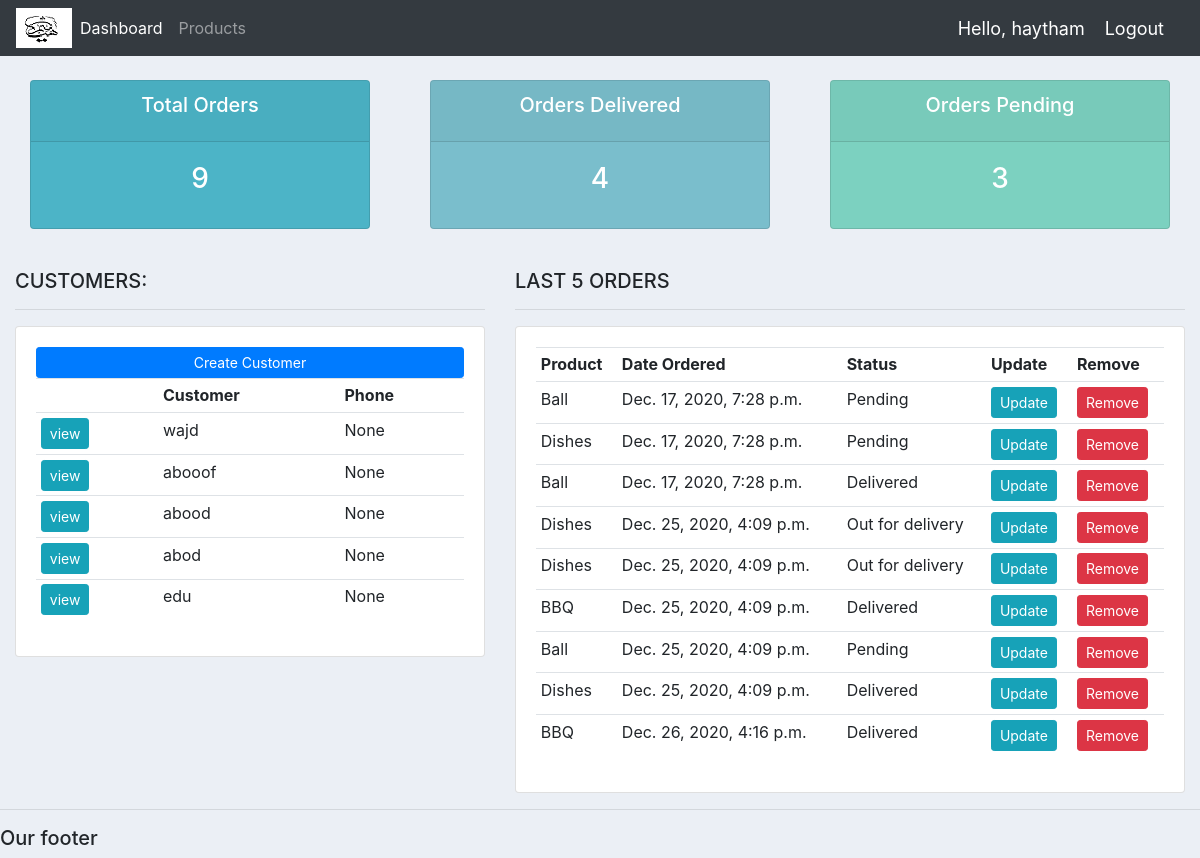
The app's page / (signed in) with its own data.
### accounts/models.py (models this page shows, shortened)
class Customer(models.Model):
    user = models.OneToOneField(User, blank=True, null=True, on_delete=models.CASCADE)
    name = models.CharField(max_length=50, null=True)
    phone = models.IntegerField(max_length=50, blank=True, null=True)
    email = models.EmailField(null=True)
    profile_pic = models.ImageField(null=True, default="default.jpg", blank=True)
    date_created = models.DateTimeField(auto_now_add=True, null=True)

class Order(models.Model):
    STATUS = (
        ('Pending', 'Pending'),
        ('Out for delivery', 'Out for delivery'),
        ('Delivered', 'Delivered'),
    )
    customer = models.ForeignKey(Customer, null=True, on_delete=models.SET_NULL)
    product = models.ForeignKey(Product, null=True, on_delete=models.SET_NULL)
    date_created = models.DateTimeField(auto_now_add=True, null=True)
    status = models.CharField(max_length=200, null=True, choices=STATUS)
    note = models.CharField(max_length=1000, null=True)

class Product(models.Model):
    CATEGORY = (
        ('Indoor', 'Indoor'),
        ('Out Door', 'Out Door'),
    )
    name = models.CharField(max_length=200, null=True)
    price = models.FloatField(null=True)
    category = models.CharField(max_length=200, null=True, choices=CATEGORY)
    description = models.CharField(max_length=200, null=True, blank=True)
    date_created = models.DateTimeField(auto_now_add=True, null=True)
    tags = models.ManyToManyField(Tag)
    def __str__(self):
        return self.name

### accounts/decorators.py (the view)
    def wrapper_fanc(request, *args, **kwargs):
        group = None
        if request.user.groups.exists():
            group = request.user.groups.all()[0].name
        if group == 'admin':
            return view_fanc(request, *args, **kwargs)
        elif group == 'customer':
            return redirect('user-page')

### accounts/views.py (called while the page is built)
@login_required(login_url='login')
@admin_only
def home(request):
    orders = Order.objects.all()
    customers = Customer.objects.all()
    total_customers = customers.count()
    total_orders = orders.count()
    delivered = orders.filter(status='Delivered').count()
    pending = orders.filter(status='Pending').count()
    context = {'orders': orders, 'customers': customers,
               'total_orders': total_orders, 'delivered': delivered,
               'pending': pending}
    return render(request, 'accounts/dashboard.html', context)

### accounts/templates/accounts/dashboard.html
{%  extends 'accounts/main.html' %}
{% block content %}
{%  include 'accounts/status.html' %}
<br>
<div class="row">
	<div class="col-md-5">
		<h5>CUSTOMERS:</h5>
		<hr>
		<div class="card card-body">
			<a class="btn btn-primary  btn-sm btn-block" href="">Create Customer</a>
			<table class="table table-sm">
				<tr>
                    <th></th>
					<th>Customer</th>
					<th>Phone</th>
				</tr>
                {% for customer in customers %}
                    {% if customer.user.is_staff %}
                    {% else %}
                    <tr>
                    <td><a class="btn btn-sm btn-info" href="{% url "customer" customer.id %}">view</a></td>
					<td>{{ customer.name }}</td>
					<td>{{ customer.phone }}</td>
				    </tr>
                    {% endif %}
                {% endfor %}
			</table>
		</div>
	</div>
	<div class="col-md-7">
		<h5>LAST 5 ORDERS</h5>
		<hr>
		<div class="card card-body">
			<table class="table table-sm">
				<tr>
					<th>Product</th>
					<th>Date Ordered</th>
					<th>Status</th>
					<th>Update</th>
					<th>Remove</th>
				</tr>
                 {% for order in orders  %}
                    <tr>
					<td>{{ order.product }}</td>
					<td>{{ order.date_created }}</td>
					<td>{{ order.status }}</td>
					<td><a class="btn btn-sm btn-info" href="{% url 'update_order' order.id %}">Update</a></td>
                    <td><a class="btn btn-sm btn-danger" href="{% url 'delete_order' order.id %}">Remove</a></td>
				</tr>
                 {% endfor %}
			</table>
		</div>
	</div>
</div>
{% endblock %}

### accounts/templates/accounts/main.html (shortened to what this page needs)
{% load static %}
<!DOCTYPE html>
<html>
<head>
	<link rel="stylesheet" href="https://stackpath.bootstrapcdn.com/bootstrap/4.3.1/css/bootstrap.min.css">
</head>
<body>
	{%  include 'accounts/navbar.html' %}
	<div class="container-fluid">
	{% block content %}
	{% endblock %}
    </div>
	<hr>
	<h5>Our footer</h5>
</body>
</html>

### accounts/templates/accounts/navbar.html (shortened to what this page needs)
{% load static %}
<nav class="navbar navbar-expand-lg navbar-dark bg-dark">
 <img src="{% static 'images/logo.png' %}">
  <div class="collapse navbar-collapse" id="navbarNav">
    <ul class="navbar-nav">
      {% if request.user.is_staff %}
      <li class="nav-item active">
        <a class="nav-link" href="{% url 'home' %}">Dashboard</a>
      </li>
      <li class="nav-item">
        <a class="nav-link" href="{% url 'products' %}">Products</a>
      </li>
      {% else %}
       <li class="nav-item">
        <a class="nav-link" href="{% url 'account' %}">Settings</a>
      </li>
      {% endif %}
    </ul>
  </div>
  <span class="hello-msg">Hello, {{request.user}}</span>
  <span ><a  class="hello-msg" href="{% url 'logout' %}">Logout</a></span>
</nav>

### accounts/templates/accounts/status.html
<br>
<div class="row">
	<div class="col">
		<div class="col-md">
			<div class="card text-center text-white  mb-3" id="total-orders">
			  	<div class="card-header">
			  		<h5 class="card-title">Total Orders</h5>
			  	</div>
			  	<div class="card-body">
			    	<h3 class="card-title">{{ total_orders }}</h3>
			  	</div>
			</div>
		</div>
	</div>
	<div class="col">
		<div class="col-md">
			<div class="card text-center text-white  mb-3" id="orders-delivered">
			  	<div class="card-header">
			  		<h5 class="card-title">Orders Delivered</h5>
			  	</div>
			  	<div class="card-body">
			    	<h3 class="card-title">{{ delivered }}</h3>
			  	</div>
			</div>
		</div>
	</div>
	<div class="col">
		<div class="col-md">
			<div class="card text-center text-white  mb-3" id="orders-pending">
			  	<div class="card-header">
			  		<h5 class="card-title">Orders Pending</h5>
			  	</div>
			  	<div class="card-body">
			    	<h3 class="card-title">{{ pending }}</h3>
			  	</div>
			</div>
		</div>
	</div>
</div>

### static/css/main.css (style rules this page uses)
body { background-color: #ebeff5; }
#total-orders { background-color: #4cb4c7; }
#orders-delivered { background-color: #7abecc; }
#orders-pending { background-color: #7CD1C0; }

### accounts/templates/accounts/navbar.html (style rules this page uses)
.hello-msg { font-size: 18px; color: #fff; margin-right: 20px; }

### records on screen
Customer: name "wajd", phone "None"
Customer: name "abooof", phone "None"
Customer: name "abood", phone "None"
Customer: name "abod", phone "None"
Customer: name "edu", phone "None"
Order: product "Ball", date_created "Dec. 17, 2020, 7:28 p.m.", status "Pending"
Order: product "Dishes", date_created "Dec. 17, 2020, 7:28 p.m.", status "Pending"
Order: product "Ball", date_created "Dec. 17, 2020, 7:28 p.m.", status "Delivered"
Order: product "Dishes", date_created "Dec. 25, 2020, 4:09 p.m.", status "Out for delivery"
Order: product "Dishes", date_created "Dec. 25, 2020, 4:09 p.m.", status "Out for delivery"
Order: product "BBQ", date_created "Dec. 25, 2020, 4:09 p.m.", status "Delivered"
Order: product "Ball", date_created "Dec. 25, 2020, 4:09 p.m.", status "Pending"
Order: product "Dishes", date_created "Dec. 25, 2020, 4:09 p.m.", status "Delivered"
Order: product "BBQ", date_created "Dec. 26, 2020, 4:16 p.m.", status "Delivered"

### other values on screen
{{ request.user }} "haytham"
{{ total_orders }} "9"
{{ delivered }} "4"
{{ pending }} "3"
